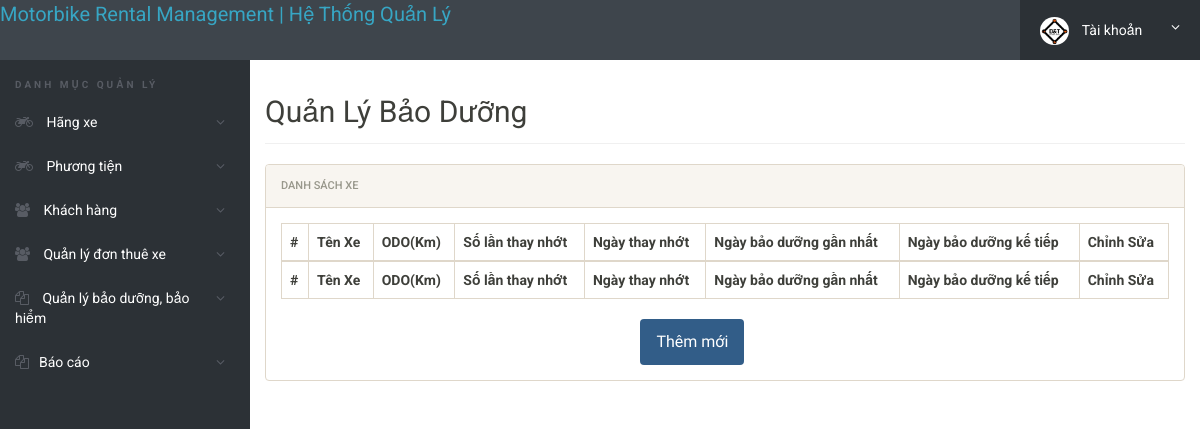
The page /admin/login/manage-maintenance.php (signed in) on the database as committed earlier.
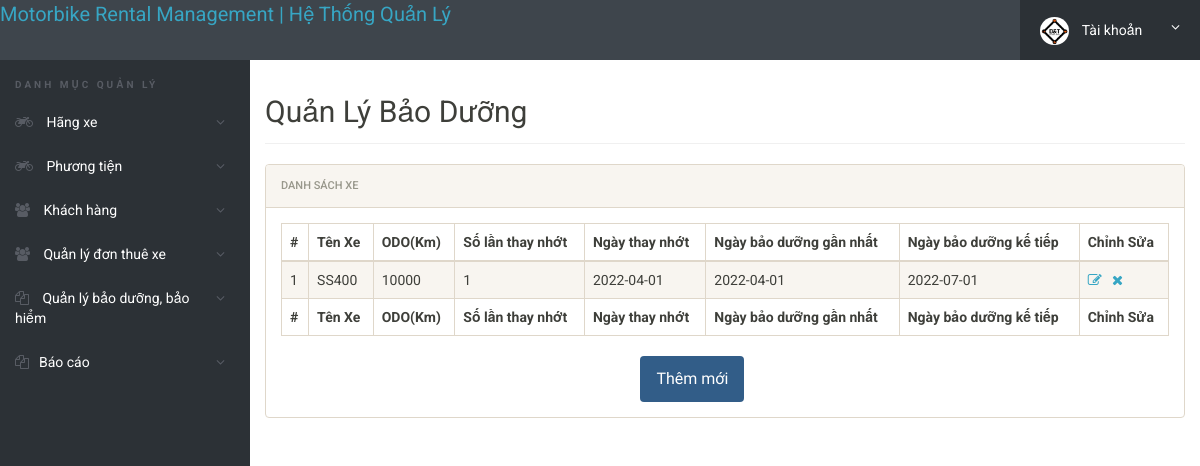
The same page on the database as committed later.
### tables this page shows
CREATE TABLE IF NOT EXISTS `baoduong` (
  `id` int(30) NOT NULL PRIMARY KEY,
  `idxe` int(30) NOT NULL,
  `ODO` int NOT NULL,
  `num` int(1) NOT NULL,
  `NgayThayDau` date NOT NULL,
  `NgayBDGN` date NOT NULL,
  `NgayBDTT` date NOT NULL,
  `NgayNhap` datetime NOT NULL DEFAULT current_timestamp(),
  `NgayCapNhat` datetime DEFAULT NULL ON UPDATE current_timestamp()
);

### admin/login/manage-maintenance.php (the view, shortened to what this page needs)
<?php
include('includes/config.php');
if(strlen($_SESSION['alogin'])==0)
	{
header('location:index.php');
}
else{
 ?>
<!doctype html>
<html lang="en" class="no-js">
<head>
	<link rel="stylesheet" href="css/font-awesome.min.css">
	<link rel="stylesheet" href="css/bootstrap.min.css">
	<link rel="stylesheet" href="css/dataTables.bootstrap.min.css">
	<link rel="stylesheet" href="css/bootstrap-social.css">
	<link rel="stylesheet" href="css/bootstrap-select.css">
	<link rel="stylesheet" href="css/fileinput.min.css">
	<link rel="stylesheet" href="css/awesome-bootstrap-checkbox.css">
	<link rel="stylesheet" href="css/style.css">
</head>
<body>
	<?php include('includes/header.php');?>
	<div class="ts-main-content">
		<?php include('includes/leftbar.php');?>
		<div class="content-wrapper">
			<div class="container-fluid">
				<div class="row">
					<div class="col-md-12">
						<h2 class="page-title">Quản Lý Bảo Dưỡng</h2>
						<div class="panel panel-default">
							<div class="panel-heading">Danh sách xe</div>
							<div class="panel-body">
								<table id="zctb" class="display table table-striped table-bordered table-hover" cellspacing="0" width="100%">
									<thead>
										<tr>
										<th>#</th>
											<th>Tên Xe</th>
											<th>ODO(Km) </th>
                                            <th>Số lần thay nhớt</th>
											<th>Ngày thay nhớt</th>
											<th>Ngày bảo dưỡng gần nhất</th>
											<th>Ngày bảo dưỡng kế tiếp</th>
                                            <th>Chỉnh Sửa</th>
										</tr>
									</thead>
									<tfoot>
										<tr>
										<th>#</th>
										<th>Tên Xe</th>
											<th>ODO(Km) </th>
                                            <th>Số lần thay nhớt</th>
											<th>Ngày thay nhớt</th>
											<th>Ngày bảo dưỡng gần nhất</th>
											<th>Ngày bảo dưỡng kế tiếp</th>
                                            <th>Chỉnh Sửa</th>
										</tr>
									</tfoot>
									<tbody>
<?php $sql = "SELECT thongtinxe.TenXe,thongtinxe.id,baoduong.*
    from baoduong
    join thongtinxe on baoduong.idxe=thongtinxe.id";
$query = $dbh -> prepare($sql);
$query->execute();
$results=$query->fetchAll(PDO::FETCH_OBJ);
$cnt=1;
if($query->rowCount() > 0)
{
foreach($results as $result)
{				?>
										<tr>
											<td><?php echo htmlentities($cnt);?></td>
											<td><?php echo htmlentities($result->TenXe);?></td>
											<td><?php echo htmlentities($result->ODO);?></td>
											<td><?php echo htmlentities($result->num);?></td>
											<td><?php echo htmlentities($result->NgayThayDau);?></td>
											<td><?php echo htmlentities($result->NgayBDGN);?></td>
											<td><?php echo htmlentities($result->NgayBDTT);?></td>
		<td><a href="edit-maintenance.php?id=<?php echo $result->id;?>"><i class="fa fa-edit"></i></a>&nbsp;&nbsp;
<a href="manage-maintenance.php?del=<?php echo $result->id;?>" onclick="return confirm('Bạn có muốn xóa hồ sơ xe');"><i class="fa fa-close"></i></a></td>
										</tr>
										<?php $cnt=$cnt+1; }} ?>
									</tbody>
								</table>
                                <div class="col-sm-8 col-sm-offset-2" align="center" style="margin-left:13%;margin-right:auto;display:block;margin-top:0%;margin-bottom:auto;">
													<a href="add-maintenance.php" class="btn btn-primary" name="submit" type="button" id="submit"style="font-size: medium;">Thêm mới</a>
												</div>
							</div>
						</div>
					</div>
				</div>
			</div>
		</div>
	</div>
</body>
</html>
<?php } ?>

Rows that differ between the two databases and show on the page:
added baoduong: thongtinxe.TenXe "SS400", ODO "10000", num "1", NgayThayDau "2022-04-01", NgayBDGN "2022-04-01", NgayBDTT "2022-07-01"
